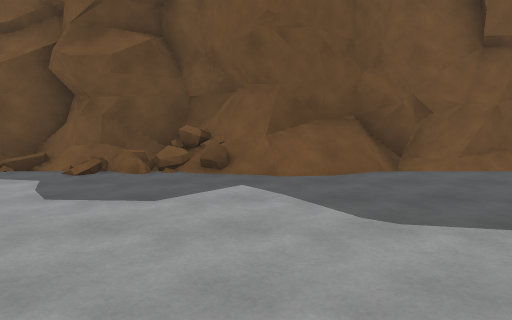
[1] (above)

19 first-person views from a walk through a 3-D level made in the Unity game engine. The camera is 1.5 m above the floor, tilts 6° down and sees 70° across. The floor is counted in squares, 2 m on a side. Each view is taken from the middle of a square. On the plan, view 1 faces up. The plan holds only what a view shows up to about 11 squares ahead; the rest is blank. The place goes on beyond the plan. The player is left out.

[2]
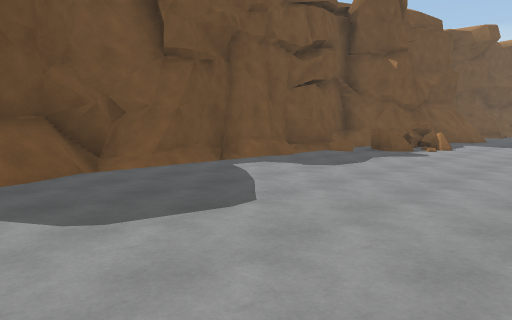

[3]
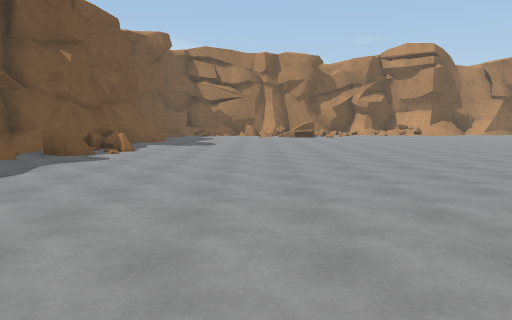

[4]
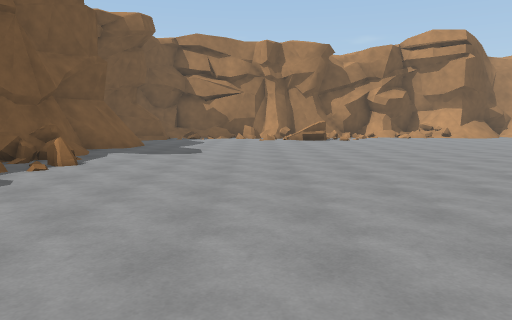

[5]
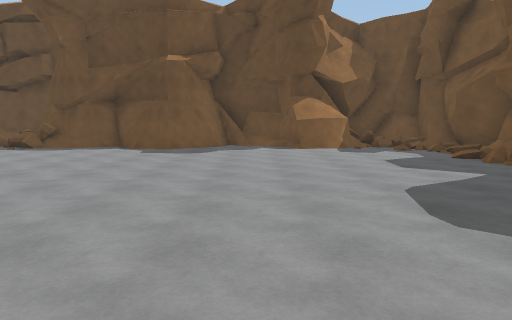

[6]
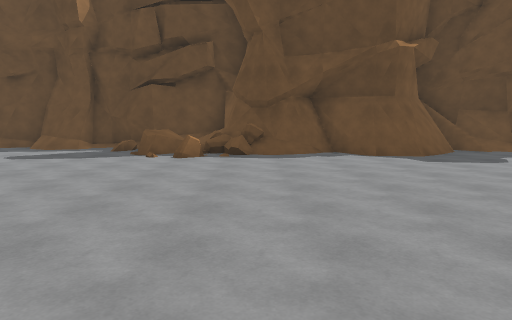

[7]
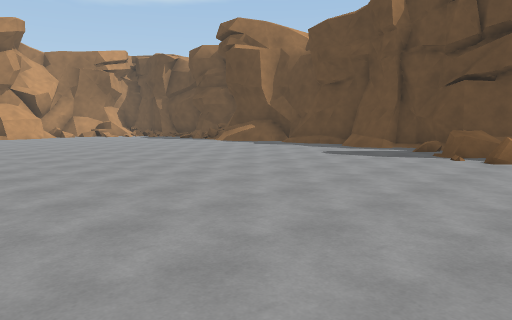

[8]
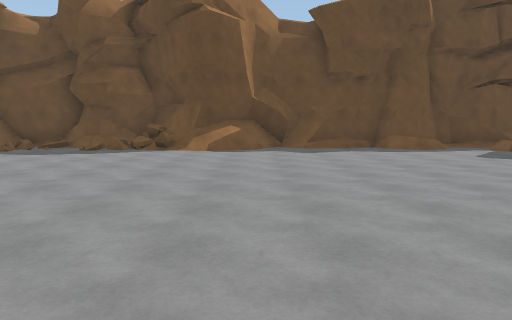

[9]
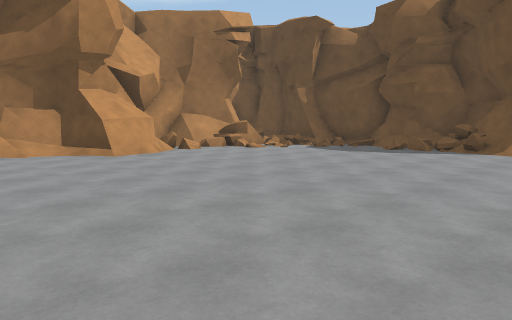

[10]
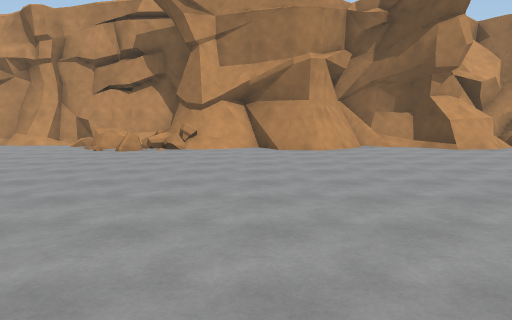

[11]
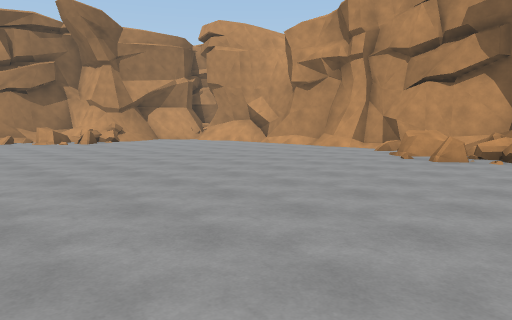

[12]
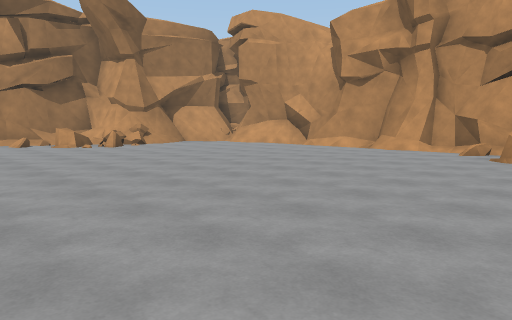

[13]
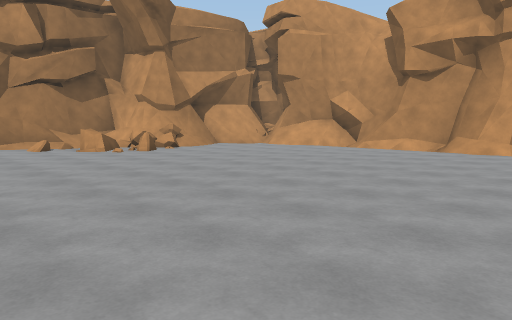

[14]
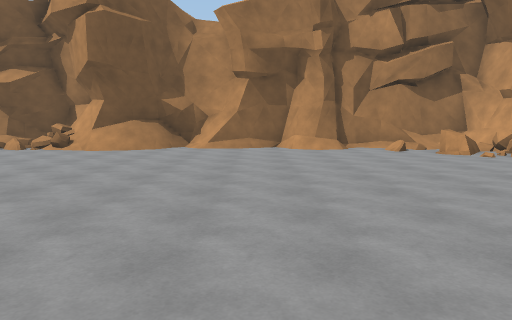

[15]
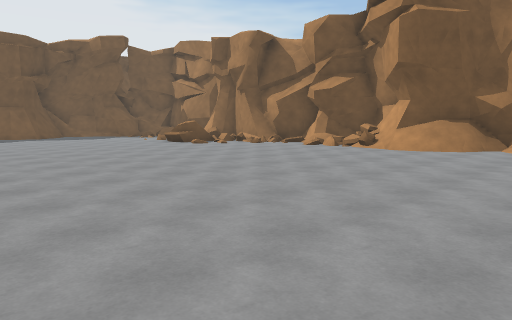

[16]
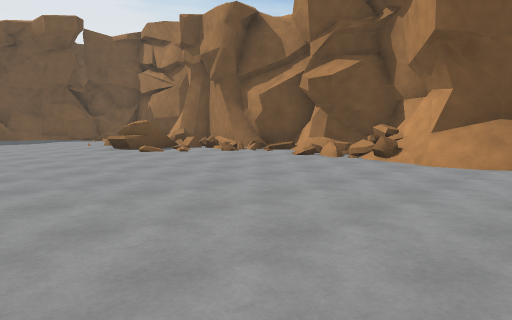

[17]
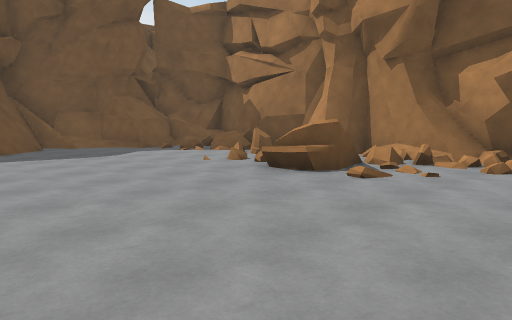

[18]
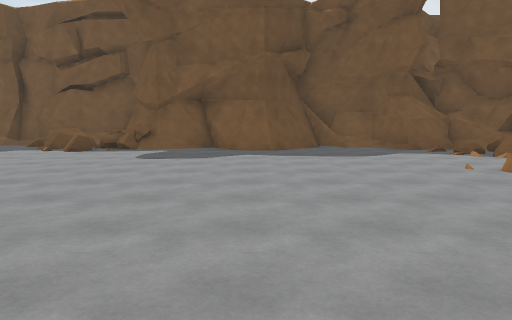

[19]
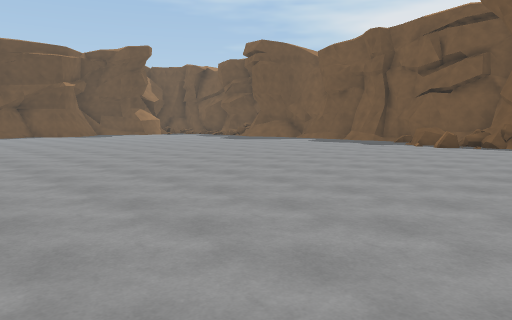

### Floor plan
Key: @ floor where view 1 was taken; # wall or solid block; . main floor; : floor 0.25 m higher than the main floor; / step, stairs or slope; = window, fence, low wall or low ledge; ^ raised ledge.
Columns run from 8 left of view 1 to 23 right of it. Each row starts with its distance up from view 1.
  7    #######
  6   ##:.//############    ####
  5   =#..#.=.......##^######//####
  4   #..............==////##..#==#
  3   #.............../..........=#
  2  ##..........................=#
  1  #..........................=##
  0  ##.....@...................=##
 -1   #/.......................  ##
 -2   #/...... ................=#=#
 -3   #.......  ................==#
 -4   #.........................#=#
 -5  ##..........................##
 -6  #==..........................##
 -7 ##^.........  ...............=##
 -8 ##=.........       ..........==#
 -9 #..........         .........###
-10 #/.........         ........./#
-11 #/.........        ........../#
-12 #..........        ...........#
-13 #=.........  .     ...........#
-14 #.......... ...    ...........#
-15 #=...........................=#
-16 #/.........................../#
-17 ##............................#
-18 #/...........................##
-19 #/.........................=^##
-20 #..........................==#
-21 #...........................##
-22 ## ........................
-23 #   ...#...##..===........
-24     ==^#########=^=......
-25         #      #########
-26                        #

Positions as (right, up) in squares from view 1, and headings:
1: (0, 0), facing up
2: (0, 0), facing up-right
3: (1, 0), facing right
4: (4, 0), facing right
5: (5, 1), facing left
6: (3, -5), facing left
7: (3, -5), facing down-left
8: (3, -15), facing left
9: (3, -15), facing down-left
10: (5, -13), facing down
11: (6, -15), facing down-right
12: (8, -15), facing down-right
13: (10, -15), facing down-right
14: (11, -14), facing right
15: (11, -14), facing up-right
16: (14, -12), facing up-right
17: (14, -6), facing up-right
18: (15, -6), facing up
19: (14, -8), facing up-left
